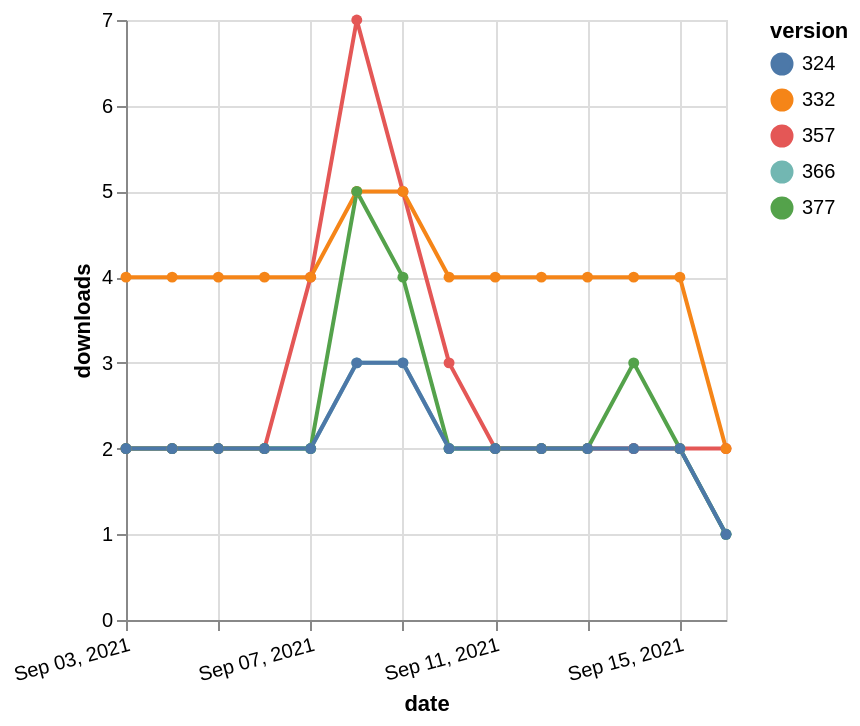

Write a Vega-Lite specification for this figure.
### Vega-Lite specification from a JSON file in a GitHub repository (floating-point values rounded to 4 significant figures)
{"$schema": "https://vega.github.io/schema/vega-lite/v5.json", "description": "A simple bar chart with embedded data.", "data": {"values": [{"date": "2021-09-03", "total": 2355, "delta": 2, "version": "366"}, {"date": "2021-09-04", "total": 2357, "delta": 2, "version": "366"}, {"date": "2021-09-05", "total": 2359, "delta": 2, "version": "366"}, {"date": "2021-09-06", "total": 2361, "delta": 2, "version": "366"}, {"date": "2021-09-07", "total": 2363, "delta": 2, "version": "366"}, {"date": "2021-09-08", "total": 2366, "delta": 3, "version": "366"}, {"date": "2021-09-09", "total": 2369, "delta": 3, "version": "366"}, {"date": "2021-09-10", "total": 2371, "delta": 2, "version": "366"}, {"date": "2021-09-11", "total": 2373, "delta": 2, "version": "366"}, {"date": "2021-09-12", "total": 2375, "delta": 2, "version": "366"}, {"date": "2021-09-13", "total": 2377, "delta": 2, "version": "366"}, {"date": "2021-09-14", "total": 2379, "delta": 2, "version": "366"}, {"date": "2021-09-15", "total": 2381, "delta": 2, "version": "366"}, {"date": "2021-09-16", "total": 2382, "delta": 1, "version": "366"}, {"date": "2021-09-03", "total": 3850, "delta": 2, "version": "357"}, {"date": "2021-09-04", "total": 3852, "delta": 2, "version": "357"}, {"date": "2021-09-05", "total": 3854, "delta": 2, "version": "357"}, {"date": "2021-09-06", "total": 3856, "delta": 2, "version": "357"}, {"date": "2021-09-07", "total": 3860, "delta": 4, "version": "357"}, {"date": "2021-09-08", "total": 3867, "delta": 7, "version": "357"}, {"date": "2021-09-09", "total": 3872, "delta": 5, "version": "357"}, {"date": "2021-09-10", "total": 3875, "delta": 3, "version": "357"}, {"date": "2021-09-11", "total": 3877, "delta": 2, "version": "357"}, {"date": "2021-09-12", "total": 3879, "delta": 2, "version": "357"}, {"date": "2021-09-13", "total": 3881, "delta": 2, "version": "357"}, {"date": "2021-09-14", "total": 3883, "delta": 2, "version": "357"}, {"date": "2021-09-15", "total": 3885, "delta": 2, "version": "357"}, {"date": "2021-09-16", "total": 3887, "delta": 2, "version": "357"}, {"date": "2021-09-03", "total": 6197, "delta": 4, "version": "332"}, {"date": "2021-09-04", "total": 6201, "delta": 4, "version": "332"}, {"date": "2021-09-05", "total": 6205, "delta": 4, "version": "332"}, {"date": "2021-09-06", "total": 6209, "delta": 4, "version": "332"}, {"date": "2021-09-07", "total": 6213, "delta": 4, "version": "332"}, {"date": "2021-09-08", "total": 6218, "delta": 5, "version": "332"}, {"date": "2021-09-09", "total": 6223, "delta": 5, "version": "332"}, {"date": "2021-09-10", "total": 6227, "delta": 4, "version": "332"}, {"date": "2021-09-11", "total": 6231, "delta": 4, "version": "332"}, {"date": "2021-09-12", "total": 6235, "delta": 4, "version": "332"}, {"date": "2021-09-13", "total": 6239, "delta": 4, "version": "332"}, {"date": "2021-09-14", "total": 6243, "delta": 4, "version": "332"}, {"date": "2021-09-15", "total": 6247, "delta": 4, "version": "332"}, {"date": "2021-09-16", "total": 6249, "delta": 2, "version": "332"}, {"date": "2021-09-03", "total": 2097, "delta": 2, "version": "377"}, {"date": "2021-09-04", "total": 2099, "delta": 2, "version": "377"}, {"date": "2021-09-05", "total": 2101, "delta": 2, "version": "377"}, {"date": "2021-09-06", "total": 2103, "delta": 2, "version": "377"}, {"date": "2021-09-07", "total": 2105, "delta": 2, "version": "377"}, {"date": "2021-09-08", "total": 2110, "delta": 5, "version": "377"}, {"date": "2021-09-09", "total": 2114, "delta": 4, "version": "377"}, {"date": "2021-09-10", "total": 2116, "delta": 2, "version": "377"}, {"date": "2021-09-11", "total": 2118, "delta": 2, "version": "377"}, {"date": "2021-09-12", "total": 2120, "delta": 2, "version": "377"}, {"date": "2021-09-13", "total": 2122, "delta": 2, "version": "377"}, {"date": "2021-09-14", "total": 2125, "delta": 3, "version": "377"}, {"date": "2021-09-15", "total": 2127, "delta": 2, "version": "377"}, {"date": "2021-09-16", "total": 2128, "delta": 1, "version": "377"}, {"date": "2021-09-03", "total": 3423, "delta": 2, "version": "324"}, {"date": "2021-09-04", "total": 3425, "delta": 2, "version": "324"}, {"date": "2021-09-05", "total": 3427, "delta": 2, "version": "324"}, {"date": "2021-09-06", "total": 3429, "delta": 2, "version": "324"}, {"date": "2021-09-07", "total": 3431, "delta": 2, "version": "324"}, {"date": "2021-09-08", "total": 3434, "delta": 3, "version": "324"}, {"date": "2021-09-09", "total": 3437, "delta": 3, "version": "324"}, {"date": "2021-09-10", "total": 3439, "delta": 2, "version": "324"}, {"date": "2021-09-11", "total": 3441, "delta": 2, "version": "324"}, {"date": "2021-09-12", "total": 3443, "delta": 2, "version": "324"}, {"date": "2021-09-13", "total": 3445, "delta": 2, "version": "324"}, {"date": "2021-09-14", "total": 3447, "delta": 2, "version": "324"}, {"date": "2021-09-15", "total": 3449, "delta": 2, "version": "324"}, {"date": "2021-09-16", "total": 3450, "delta": 1, "version": "324"}]}, "width": "container", "mark": {"type": "line", "point": {"filled": true}}, "encoding": {"x": {"field": "date", "type": "temporal", "timeUnit": "yearmonthdate", "title": "date", "axis": {"labelAngle": -15}}, "y": {"field": "delta", "type": "quantitative", "title": "downloads"}, "color": {"field": "version", "type": "nominal"}, "tooltip": {"field": "delta"}}}
